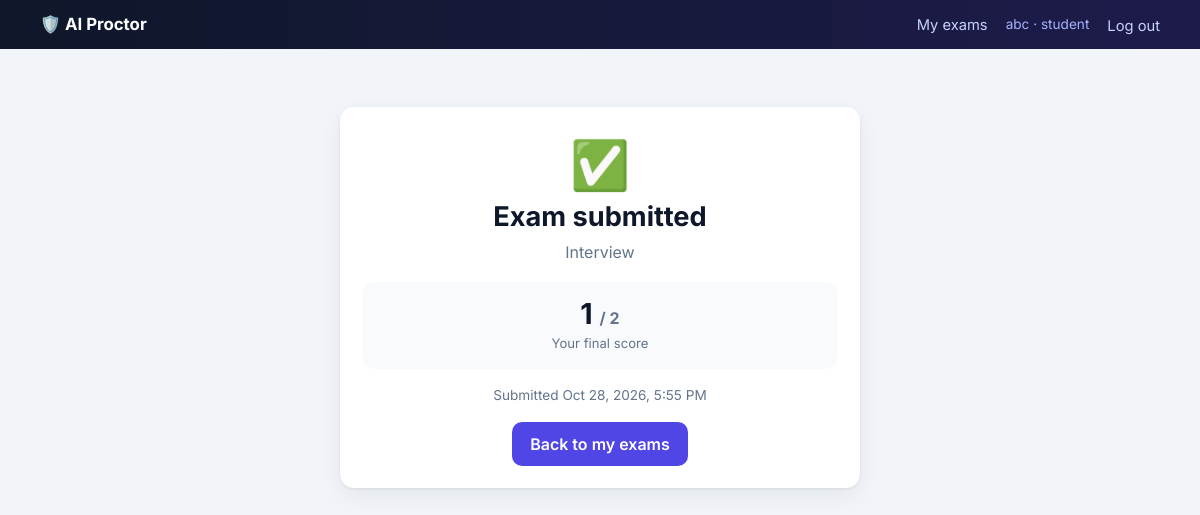
The page /student/attempts/1 (signed in) on the database its author committed.
### tables this page shows
CREATE TABLE users(
        id INTEGER PRIMARY KEY AUTOINCREMENT,
        name TEXT NOT NULL,
        email TEXT NOT NULL UNIQUE,
        password_hash TEXT NOT NULL,
        role TEXT NOT NULL CHECK(role IN ('student','examiner')),
        created_at TEXT NOT NULL
    );

CREATE TABLE exams(
        id INTEGER PRIMARY KEY AUTOINCREMENT,
        examiner_id INTEGER NOT NULL REFERENCES users(id) ON DELETE CASCADE,
        title TEXT NOT NULL,
        description TEXT NOT NULL DEFAULT '',
        duration_min INTEGER NOT NULL,
        start_at TEXT NOT NULL,
        end_at TEXT NOT NULL,
        published INTEGER NOT NULL DEFAULT 0,
        max_violations INTEGER NOT NULL DEFAULT 0,
        created_at TEXT NOT NULL
    );

CREATE TABLE attempts(
        id INTEGER PRIMARY KEY AUTOINCREMENT,
        exam_id INTEGER NOT NULL REFERENCES exams(id) ON DELETE CASCADE,
        student_id INTEGER NOT NULL REFERENCES users(id) ON DELETE CASCADE,
        started_at TEXT NOT NULL,
        deadline_at TEXT NOT NULL,
        submitted_at TEXT,
        status TEXT NOT NULL DEFAULT 'in_progress',
        score REAL NOT NULL DEFAULT 0,
        pending INTEGER NOT NULL DEFAULT 0,
        misuse_pct REAL NOT NULL DEFAULT 0,
        risk_level TEXT NOT NULL DEFAULT 'Low',
        violation_count INTEGER NOT NULL DEFAULT 0,
        UNIQUE (exam_id, student_id)
    );

### blueprints/student.py (the view)
@bp.route("/student/attempts/<int:attempt_id>")
@login_required("student")
def result(attempt_id):
    db, user = get_db(), current_user()
    att = db.one(
        """SELECT t.*, e.title, e.description,
                  (SELECT COALESCE(SUM(marks),0) FROM questions q WHERE q.exam_id=e.id) AS total_marks
           FROM attempts t JOIN exams e ON e.id=t.exam_id
           WHERE t.id=? AND t.student_id=?""", (attempt_id, user["id"]))
    if not att:
        abort(404)
    return render_template("student/result.html", att=att)

### db.py (called while the page is built)
def _open_sqlite():
    conn = sqlite3.connect(_sqlite_path, timeout=15)
    conn.row_factory = sqlite3.Row
    conn.execute("PRAGMA foreign_keys = ON")
    return conn

def get_db():
    if "db" not in g:
        conn = _checkout_pg() if _is_pg else _open_sqlite()
        g.db = DB(conn, _is_pg)
    return g.db

def _close(exc):
    db = g.pop("db", None)
    if db is None:
        return
    if _is_pg:
        db.rollback()  # no-op after commit; clears aborted txns
        try:
            _pool.putconn(db.conn)
        except Exception:  # pragma: no cover
            pass
    else:
        if exc is not None:
            db.rollback()
        db.conn.close()

def _commit_after_request(response):
    db = g.get("db")
    if db is not None:
        if response.status_code < 400:
            db.commit()
        else:
            db.rollback()
    return response

    def _prep(self, sql):
        return sql.replace("?", "%s") if self.is_pg else sql

    def _cursor(self):
        if self.is_pg:
            return self.conn.cursor(cursor_factory=psycopg2.extras.RealDictCursor)
        return self.conn.cursor()

    @staticmethod
    def _clean(row):
        if row is None:
            return None
        d = dict(row)
        for k, v in d.items():
            if isinstance(v, memoryview):
                d[k] = bytes(v)
        return d

    def execute(self, sql, params=()):
        cur = self._cursor()
        cur.execute(self._prep(sql), tuple(params))
        return cur

    def one(self, sql, params=()):
        cur = self.execute(sql, params)
        row = cur.fetchone()
        cur.close()
        return self._clean(row)

    def commit(self):
        self.conn.commit()

### utils.py (called while the page is built)
def parse_iso(s):
    if not s:
        return None
    s = str(s).strip().rstrip("Z")
    s = s.split(".")[0]
    try:
        return datetime.strptime(s[:19], ISO_FMT)
    except ValueError:
        try:
            return datetime.strptime(s[:16], "%Y-%m-%dT%H:%M")
        except ValueError:
            return None

def iso_z(s):
    return (s or "")[:19] + "Z" if s else ""

def fmt_utc(s):
    dt = parse_iso(s)
    return dt.strftime("%d %b %Y, %H:%M UTC") if dt else "-"

def csrf_token():
    if "csrf" not in session:
        session["csrf"] = secrets.token_urlsafe(32)
    return session["csrf"]

### templates/student/result.html (shortened to what this page needs)
{% extends "base.html" %}
{% block content %}
<div class="card narrow center" style="margin-top:30px">
  <div style="font-size:3rem">✅</div>
  <h1>Exam submitted</h1>
  <p class="muted" style="margin:6px 0 18px">{{ att.title }}</p>
  <div class="stat card" style="background:#f8fafc;box-shadow:none">
    <div class="n">{{ '%g'|format(att.score) }} <span class="muted" style="font-size:1rem">/ {{ '%g'|format(att.total_marks) }}</span></div>
    <div class="l">{% if att.pending %}Score so far - {{ att.pending }} descriptive answer(s) await manual grading{% else %}Your final score{% endif %}</div>
  </div>
  <p class="small muted" style="margin:16px 0">Submitted {{ att.submitted_at|localtime }}</p>
  <a class="btn" href="{{ url_for('student.dashboard') }}">Back to my exams</a>
</div>
{% endblock %}

### templates/base.html (shortened to what this page needs)
<!DOCTYPE html>
<html lang="en">
<head>
<link rel="stylesheet" href="{{ url_for('static', filename='css/style.css') }}">
</head>
<body>
{% block nav %}
<nav class="nav"><div class="nav-in">
  <a class="brand" href="{{ url_for('index') }}">🛡️ AI Proctor</a>
  {% if current_user() %}
    {% if current_user().role == 'examiner' %}
      <a class="link" href="{{ url_for('examiner.dashboard') }}">Dashboard</a>
      <a class="link" href="{{ url_for('examiner.new_exam') }}">+ New exam</a>
    {% else %}
      <a class="link" href="{{ url_for('student.dashboard') }}">My exams</a>
    {% endif %}
    <span class="who">{{ current_user().name }} · {{ current_user().role }}</span>
    <form method="post" action="{{ url_for('auth.logout') }}">
      <button class="linkbtn" type="submit">Log out</button>
    </form>
  {% else %}
    <a class="link" href="{{ url_for('auth.login') }}">Log in</a>
    <a class="link" href="{{ url_for('auth.register') }}">Register</a>
  {% endif %}
</div></nav>
{% endblock %}
{% block body %}
<main class="container">
  {% block content %}{% endblock %}
</main>
{% endblock %}
</body>
</html>

### static/css/style.css (style rules this page uses)
:root { --bg:#f1f5f9; --card:#fff; --ink:#0f172a; --muted:#64748b; --line:#e2e8f0; --brand:#4f46e5; --brand-d:#4338ca; --brand-l:#eef2ff; --ok:#16a34a; --warn:#d97706; --bad:#dc2626; --radius:14px; --shadow:0 1px 3px rgba(15,23,42,.08),0 8px 24px rgba(15,23,42,.06); }
* { box-sizing:border-box;margin:0;padding:0 }
html { -webkit-text-size-adjust:100% }
body { font-family:'Inter',system-ui,-apple-system,Segoe UI,Roboto,sans-serif;background:var(--bg);color:var(--ink);line-height:1.5;min-height:100vh }
a { color:var(--brand);text-decoration:none }
h1 { font-size:1.7rem;line-height:1.2 }
.muted { color:var(--muted) }
.small { font-size:.85rem }
.center { text-align:center }
.container { max-width:1160px;margin:0 auto;padding:28px 20px 60px }
.narrow { max-width:520px;margin:0 auto }
.nav { background:linear-gradient(90deg,#0f172a,#1e1b4b);color:#fff;position:sticky;top:0;z-index:20 }
.nav-in { max-width:1160px;margin:0 auto;padding:12px 20px;display:flex;align-items:center;gap:18px }
.brand { font-weight:700;color:#fff;font-size:1.05rem;display:flex;align-items:center;gap:8px }
.nav a.link { color:#c7d2fe;font-size:.92rem }
.nav .who { font-size:.85rem;color:#a5b4fc }
.nav form { display:inline }
.card { background:var(--card);border-radius:var(--radius);box-shadow:var(--shadow);padding:22px }
.stat { padding:16px 18px }
.stat .n { font-size:1.8rem;font-weight:700;line-height:1.1 }
.stat .l { color:var(--muted);font-size:.82rem;margin-top:4px }
.btn { display:inline-flex;align-items:center;justify-content:center;gap:6px;padding:10px 18px;border:0;border-radius:10px;background:var(--brand);color:#fff;font:inherit;font-weight:600;cursor:pointer;transition:.15s;text-decoration:none }
.linkbtn { background:none;border:0;color:#c7d2fe;font:inherit;cursor:pointer;font-size:.92rem }

### rows shown on the page
users: name "abc", role "student"
exams: title "Interview"
attempts: score "1"

### other values the page prints
{{ '%g'|format(att.total_marks) }} "2"
